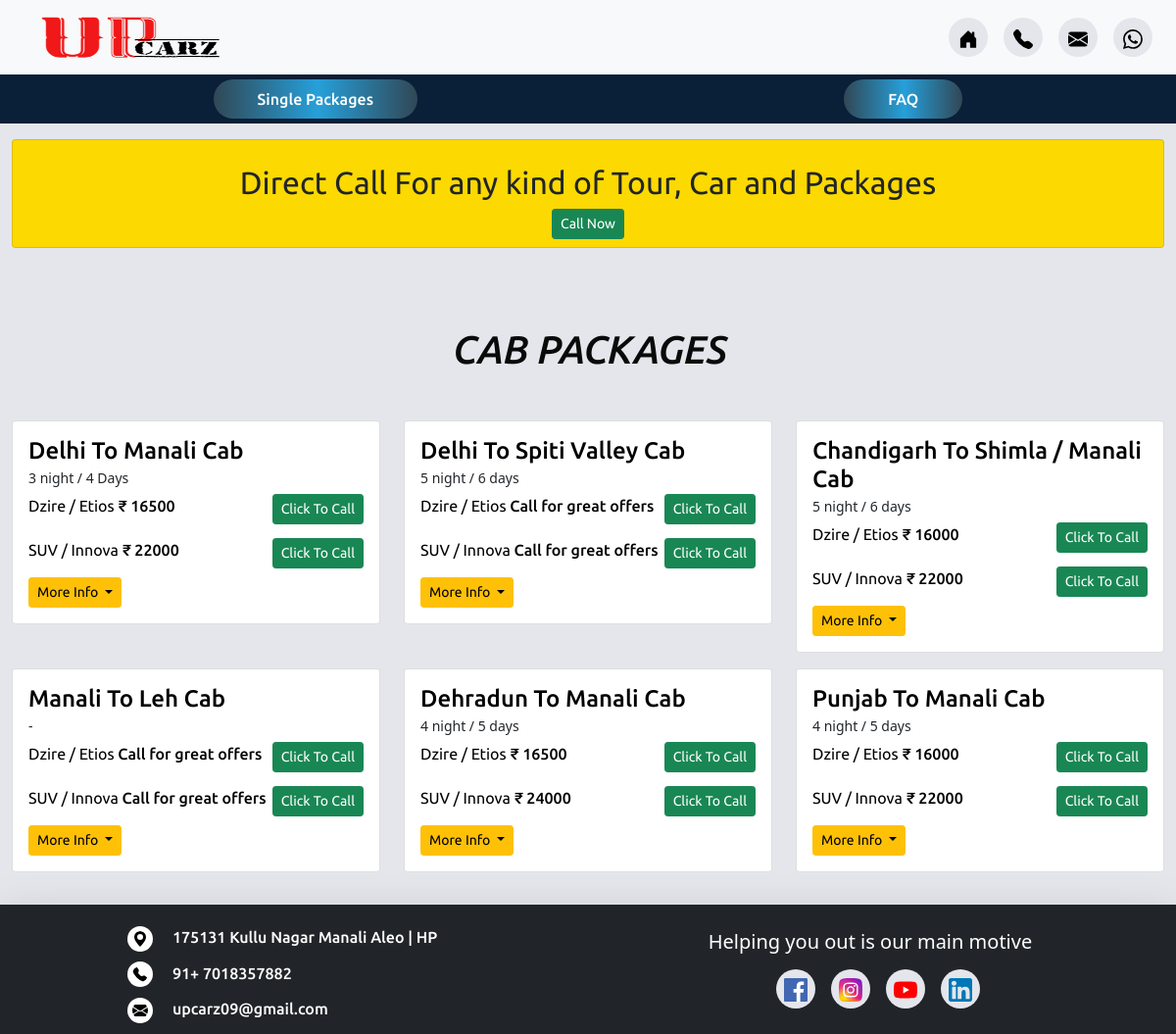
The page /cab_packages.php on the database its author committed.
### tables this page shows
CREATE TABLE `cab_packages` (
  `id` int(11) NOT NULL,
  `title` varchar(255) NOT NULL,
  `period` varchar(255) DEFAULT NULL,
  `sedan_rate` varchar(255) DEFAULT NULL,
  `suv_rate` varchar(255) DEFAULT NULL,
  `tempo_rate` varchar(255) DEFAULT NULL,
  `more_info` text NOT NULL,
  `update_date` datetime NOT NULL DEFAULT current_timestamp()
);

### cab_packages.php (the view, shortened to what this page needs)
<!doctype html>
<html lang="en">
  <head>
    <link href="https://cdn.jsdelivr.net/npm/bootstrap@5.0.1/dist/css/bootstrap.min.css" rel="stylesheet">
    <link rel="stylesheet" href="https://cdn.jsdelivr.net/npm/bootstrap-icons@1.5.0/font/bootstrap-icons.css">
    <link rel="stylesheet" href="css/cab_packages.css">
    <link rel="stylesheet" href="css/header.css">
    <link rel="stylesheet" href="css/footer.css">
    <link rel="stylesheet" href="css/our_team.css">
    <link rel="stylesheet" href="css/authority.css">
    <link rel="stylesheet" href="css/cab_packages_media_query.css">
  </head>
  <body>
    <?php
        include("partials/header.php");
    ?>
    <section id="section_main" class="mt-3">
        <div class="container-fluid">
            <div class="card text-center p-2 main_query_msg_div">
                <h1 class="mt-3 main_query_msg"><?php echo $banner_msg; ?></h1>
                <div class="">
                    <a href="tel:<?php echo $phone_number; ?>" class="btn btn-success btn-sm">Call Now</a>
                </div>
            </div>
            <div id="cab_packages" class="row">
                <h1 class="heading">CAB PACKAGES</h1>
                <?php
                    include("partials/db.php");
                    $sql = "SELECT * FROM cab_packages ORDER BY id";
                    $result = $conn->query($sql);
                    if($result){
                        $row = $result->num_rows;
                        if($row ==0 ){
                            echo 'no result found';
                        }else{
                        while($data = $result->fetch_assoc()){
                            $title = $data['title'];
                            $period = $data['period'];
                            $sedan_rate = $data['sedan_rate'];
                            $suv_rate = $data['suv_rate'];
                            $tempo_rate = $data['tempo_rate'];
                            echo '<div class="col-md-6 col-lg-4 mt-3">
                                        <div class="card">
                                            <div class="card-body">
                                                <h5 class="card-title">'. $title .'</h5>
                                                <small class="period_text">'.$period.'</small>
                                                <div class="car_info">';
                                                    if($sedan_rate != 0 && $sedan_rate != null){
                                                        echo '<p class="card-text">Dzire / Etios <span class="price">₹ '.$sedan_rate.'</span> </p>';
                                                    }elseif($tempo_rate != 0 && $tempo_rate != null){
                                                        echo '<p class="card-text">12 Seater Tempo <span class="price">₹ '.$tempo_rate.'</span> </p>';
                                                    }else{
                                                        echo '<p class="card-text">Dzire / Etios <span class="price">Call for great offers</span> </p>';
                                                    }
                                                    echo '<div class="">
                                                    <a href="tel:'.$phone_number.'" class="btn btn-success btn-sm">Click To Call</a>
                                                </div>
                                                </div>
                                                <div class="car_info">';
                                                    if($suv_rate != 0 && $suv_rate != null){
                                                        echo '<p class="card-text">SUV / Innova <span class="price">₹ '.$suv_rate.'</span> </p>';
                                                    }else{
                                                        echo '<p class="card-text">SUV / Innova <span class="price">Call for great offers</span> </p>';
                                                    }
                                                    echo '<div class="">
                                                    <a href="tel:'.$phone_number.'" class="btn btn-success btn-sm">Click To Call</a>
                                                    </div>
                                                </div>
                                                <div class="dropdown ">
                                                    <a class="btn btn-warning btn-sm dropdown-toggle" href="#" role="button" id="dropdownMenuLink" data-bs-toggle="dropdown" aria-expanded="false">
                                                    More Info
                                                    </a>
                                                    <ul class="dropdown-menu px-4" aria-labelledby="dropdownMenuLink">';
                                                echo '</ul>
                                                </div>
                                            </div>
                                        </div>
                                    </div>';
                        }
                    }
                }else{
                        echo 'sorry';
                    }
                ?>
            </div>
        </div>
    </section>
    <?php
        include("partials/footer.php");
    ?>
  </body>
</html>

### partials/header.php (shortened to what this page needs)
<?php
    $phone_number = "7018357882";
    $banner_msg = "Direct Call For any kind of Tour, Car and Packages";
?>
<nav class="container-fluid p-0">
    <nav class="navbar navbar-light bg-light">
        <div class="container-fluid px-sm-2">
            <a class="navbar-brand" href="index.php">
                <img src="images/logo.png" alt="Logo" title="go to home">
            </a>
            <div class="before_collapse d-sm-flex d-none">
                <ul id="nav_icons" class="navbar-nav">
                    <li class="nav-item">
                        <a class="nav-link active" aria-current="page" href="./index.php">
                            <img src="images/icons/home.svg" alt="">
                        </a>
                    </li>
                    <li class="nav-item">
                        <a class="nav-link" href="tel:<?php echo $phone_number;?>">
                            <img src="images/icons/call.svg" alt="img">
                        </a>
                    </li>
                    <li class="nav-item">
                        <a class="nav-link" href="mailto:upcarz09@gmail.com">
                            <img src="images/icons/email.svg" alt="img">
                        </a>
                    </li>
                    <li class="nav-item">
                        <a class="nav-link" target="_blank" href="https://api.whatsapp.com/send?phone=<?php echo $phone_number;?>">
                            <img src="images/icons/whatsapp.svg" alt="img">
                        </a>
                    </li>
                </ul>
            </div>
        </div>
    </nav>
    <div id="navigation" class="d-none d-sm-block navigation_bar">
        <ul class="navbar-nav flex-row justify-content-around">
            <li class="nav-item"><a class="nav-link <?php if(PAGE == "single_packages"){echo 'text-warning';}else{echo 'text-white';}?>" href="single_packages.php">Single Packages</a></li>
            <li class="nav-item"><a class="nav-link <?php if(PAGE == "faq"){echo 'text-warning';}else{echo 'text-white';}?>" href="faq.php">FAQ</a></li>
        </ul>
    </div>
</nav>

### partials/footer.php
<footer>
    <div class="container-fluid px-0 bg-dark border-top shadow-lg">
        <div class="row" style="width: 100vw;">
            <div class="col-sm-6 my-auto p-0">
                <div class="footer_email_div">
                    <ul class="m-0 p-0 mx-auto d-inline ">
                        <li>
                            <img src="images/icons/geo.svg" alt="">
                            <a class="text-white">175131 Kullu Nagar Manali Aleo | HP</a>
                        </li>
                        <li>
                            <img src="images/icons/call.svg" alt="">
                            <a href="tel: <?php echo $phone_number;?>">91+ 7018357882</a>
                        </li>
                        <li>
                            <img src="images/icons/email.svg" alt="">
                            <a href="mailTo:upcarz09@gmail.com">upcarz09@gmail.com</a>
                        </li>
                    </ul>
                </div>
            </div>
            <div class="col-sm-6 my-auto p-0">
                <div class="row mb-2">
                    <h5 class="motive text-white text-center">Helping you out is our main motive</h5>
                </div>
                <div class="row">
                <div class="icons_div">
                    <ul class="d-flex justify-content-center m-0">
                        <li>
                            <a href="" target="_blank">
                                <img src="images/icons/facebook.svg" alt="">
                            </a>
                        </li>
                        <li>
                            <a href="" target="_blank">
                                <img src="images/icons/instagram.svg" alt="">
                            </a>
                        </li>
                        <li>
                            <a href="https://youtube.com/channel/UCB3thWmtAkBNrSL0u9EAq_Q" target="_blank">
                                <img src="images/icons/youtube.svg" alt="">
                            </a>
                        </li>
                        <li>
                            <a>
                                <img src="images/icons/linkedin.svg" alt="" target="_blank">
                            </a>
                        </li>
                    </ul>
                </div>
                </div>
            </div>
        </div>
    </div>
</footer>

### css/cab_packages.css (style rules this page uses)
:root { --body-bg-color: #E4E6EB; --font-family: 'Ubuntu', sans-serif; }
body { background-color: var(--body-bg-color); overflow-x: hidden; }
.heading { text-align: center; font-size: 2.5rem; margin-top: 5rem; margin-bottom: 2rem; color: #0A0A0A; font-family: var(--font-family); font-weight: 500; font-style: italic; }
.btn { font-family: var(--font-family); font-weight: 400; }
#section_main .card-body .card-title { font-family: var(--font-family); font-weight: 500; font-size: 1.5rem; color: #000; margin-bottom: 0px; }
#section_main .main_query_msg { font-family: var(--font-family); font-weight: 400; font-size: 2rem; }
#section_main .car_info { display: flex; justify-content: space-between; margin-top: 5px; }
#section_main .car_info p { font-family: var(--font-family); font-weight: 400; font-size: 1rem; color: #000; }
#section_main .car_info .price { font-family: var(--font-family); font-weight: 500; font-size: 1rem; color: #000; }

### css/header.css (style rules this page uses)
:root { --bg-secondary-color: #e4e6eb; --font-family: 'Ubuntu', sans-serif; }
.navbar-brand img { height: 50px; width: 250px; }
nav .before_collapse ul li { margin-right: 1rem; }
nav .before_collapse ul li a { height: 40px; width: 40px; text-align: center; background-color: var(--bg-secondary-color); border-radius: 50%; }
nav .before_collapse ul li a img { height: 20px; width: 20px; }
nav .before_collapse #nav_icons { display: flex; flex-direction: row; }
#navigation { background-color: #0A1F38; }
#navigation .navbar-nav li a { font-family: var(--font-family); font-weight: 500; }
.main_query_msg_div { background-color: #FCD900; animation-name: example; animation-duration: 4s; animation-iteration-count: infinite;*/. }

### css/footer.css (style rules this page uses)
:root { --bg-secondary-color: #e4e6eb; --font-family: 'Ubuntu', sans-serif; }
footer { margin-top: 2rem; }
footer .container-fluid { padding-top: .2rem; padding-bottom: .2rem; background-color: #0a0a0a; }
footer .footer_email_div { display: flex; justify-content: space-between; padding: .5rem 1rem .5rem 1rem; border-radius: 25px; }
footer .footer_email_div ul li { margin-top: 10px; list-style: none; }
footer .footer_email_div ul li img { margin-right: 1rem; background-color: #FFF; padding: 5px; border-radius: 50%; }
footer .footer_email_div ul li a { text-decoration: none; font-size: 1rem; font-family: var(--font-family); font-weight: 500; text-align: center; color: #FFF; }
footer .icons_div ul li { height: 2.5rem; width: 2.5rem; background-color: var(--bg-secondary-color); border-radius: 50%; margin-right: 1rem; list-style: none; display: flex; justify-content: center; align-items: center; }
footer .icons_div ul li a img { height: 1.5rem; width: 1.5rem; }

### partials/header.php (style rules this page uses)
#navigation { background-color: #0A1F38; }
#navigation .navbar-nav li { background-image: linear-gradient(to right, #314755 0%, #26a0da 51%, #314755 100%) }
#navigation .navbar-nav li { margin: 5px 0; padding: 0 45px; text-align: center; transition: 0.5s; border-radius: 20px; }

### rows shown on the page
cab_packages: title "Delhi To Manali Cab", period "3 night / 4 Days", sedan_rate "16500", suv_rate "22000"
cab_packages: title "Delhi To Spiti Valley Cab", period "5 night / 6 days", sedan_rate "Dzire / Etios", suv_rate "SUV / Innova"
cab_packages: title "Chandigarh To Shimla / Manali Cab", period "5 night / 6 days", sedan_rate "16000", suv_rate "22000"
cab_packages: title "Manali To Leh Cab", period "-", sedan_rate "Dzire / Etios", suv_rate "SUV / Innova"
cab_packages: title "Dehradun To Manali Cab", period "4 night / 5 days", sedan_rate "16500", suv_rate "24000"
cab_packages: title "Punjab To Manali Cab", period "4 night / 5 days", sedan_rate "16000", suv_rate "22000"

### other values the page prints
$banner_msg "Direct Call For any kind of Tour, Car and Packages"
